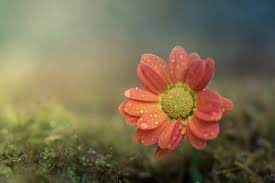
#> input picture Task-5/test.jpg, 275 x 183 px
$ jupyter execute DNA.ipynb
#> lines starting #> are read from the running program, lines starting #| are printed output that depends on the picture
[cell 1]
import click
from PIL import Image
from matplotlib import pyplot as plt
import matplotlib.image as mpimg
import numpy as np
import math
import cv2
import numpy as np

[cell 2]
secret=Image.open('test.jpg')
#> secret is the input picture: PIL image 275x183 RGB; mean R, G, B 121.9, 108.7, 80.4
enc_secret=Image.open('test.jpg')

[cell 3]
print(secret.mode)
#| RGB
print(enc_secret.mode)
#| RGB

[cell 4]
row, col = secret.size
#> row = 275; col = 183
print(secret.size)
#| (275, 183)

[cell 5]
p1 = enc_secret.load()
img2=Image.new("RGB", (row, col), "black")
#> img2: PIL image 275x183 RGB; every value is 0
img3=Image.new("RGB", (row, col), "black")
p2=img2.load()
p3=img3.load()

[cell 6]
xs,x1,x2,x3,x4,x5,x6=[],[],[],[],[],[],[]

a=30
b = 10
c = 15.7
d = 5
e = 2.5
f = 4.45
g = 38.5
x1.append(1.2356)
x2.append(2.8905)
x3.append(0.89648)
x4.append(3.45797)
x5.append(0.45723)
x6.append(3.2579)

xs.append(1.2356)
xs.append(2.8905)
xs.append(0.89648)
xs.append(3.45797)
xs.append(0.45723)


x1.append((sum(xs)%1))
x2.append((x1[1]+x2[0])%1)
x3.append((x2[1]+x3[0])%1)
x4.append((x3[1]+x4[0])%1)
x5.append((x4[1]+x5[0])%1)

[cell 7]
con=pow(10,8)

[cell 8]
N =200+int((5*(sum(xs)-math.floor(sum(xs)))*con)%256)
N

[cell 9]
for i in range(2,N+2):
    x1.append(round((a*(x2[i-1] - x1[i-1]) + x2[i-1]*x3[i-1]*x4[i-1])%1,8))
    x2.append(round((b*(x1[i-1] + x2[i-1]) + x5[i-1] - x1[i-1]*x3[i-1]*x4[i-1])%1,8))
    x3.append(round((-c*x2[i-1] - d*x3[i-1] - e*x4[i-1] + x1[i-1]*x2[i-1]*x4[i-1])%1,8))
    x4.append(round((-f*x4[i-1] + x1[i-1]*x2[i-1]*x3[i-1])%1,8))
    x5.append(round((-g*(x1[i-1] + x2[i-1]))%1,8))

[cell 10]
k1,k2,k3,k4,k5=[],[],[],[],[]

k1.append(x1[-1])
k2.append(x2[-1])
k3.append(x3[-1])
k4.append(x4[-1])
k5.append(x5[-1])

for i in range(row*col):
        k1.append(round((a*(k2[i] - k1[i]) + k2[i]*k3[i]*k4[i])%1,8))
        k2.append(round((b*(k1[i] + k2[i]) + k5[i] - k1[i]*k3[i]*k4[i])%1,8))
        k3.append(round((-c*k2[i] - d*k3[i] - e*k4[i] + k1[i]*k2[i]*k4[i])%1,8))
        k4.append(round((-f*k4[i] + k1[i]*k2[i]*k3[i])%1,8))
        k5.append(round((-g*(k1[i] + k2[i]))%1,8))

[cell 11]
p1=enc_secret.load()

[cell 12]
for i in range(row):
    for j in range(col):
        i1=i+ int(((abs(k1[i*col+j])- math.floor(abs(k1[i*col+j])))*con)%(row-i))
        j1=j+ int(((abs(k2[i*col+j])- math.floor(abs(k2[i*col+j])))*con)%(col-j))
        #print(j1)

        #print(int(((abs(k1[i*col+j])- math.floor(abs(k1[i*col+j])))*con)%(row-i)))
        z=p1[i1,j1]
        p1[i1,j1]=p1[i,j]
        p1[i,j]=z

[cell 13]
plt.imshow(enc_secret)
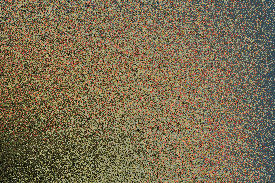
#> shown: shape (183, 275, 3); mean R, G, B 121.9, 108.7, 80.4

[cell 14]
for i in range(row):
    for j in range (col):
        k=int(((abs(k3[i*col+j]+k4[i*col+j]+k5[i*col+j])*con)%8))

        s1='{0:08b}'.format(p1[i,j][0])
        #print(s)
        if (k%2==0):
            s11=s1[0:k]
            s12=s1[k:8]
            s1=s12+s11
        else:
            s11=s1[0:8-k]
            s12=s1[8-k:8]
            s1=s12+s11

        ################################

        s2='{0:08b}'.format(p1[i,j][1])
        #print(s)
        if (k%2==0):
            s21=s2[0:k]
            s22=s2[k:8]
            s2=s22+s21
        else:
            s21=s2[0:8-k]
            s22=s2[8-k:8]
            s2=s22+s21

        ###################################

        s3='{0:08b}'.format(p1[i,j][2])
        #print(s)
        if (k%2==0):
            s31=s3[0:k]
            s32=s3[k:8]
            s3=s32+s31
        else:
            s31=s3[0:8-k]
            s32=s3[8-k:8]
            s3=s32+s31

        p1[i,j]=(int(s1,2),int(s2,2),int(s3,2))

[cell 15]
plt.imshow(enc_secret)
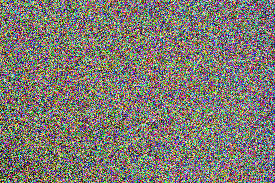
#> shown: shape (183, 275, 3); mean R, G, B 125.5, 121.7, 113.6

[cell 16]
xs,x1,x2,x3,x4,x5,x6=[],[],[],[],[],[],[]

a=30
b = 10
c = 15.7
d = 5
e = 2.5
f = 4.45
g = 38.5
x1.append(1.2356)
x2.append(2.8905)
x3.append(0.89648)
x4.append(3.45797)
x5.append(0.45723)
x6.append(3.2579)

xs.append(1.2356)
xs.append(2.8905)
xs.append(0.89648)
xs.append(3.45797)
xs.append(0.45723)
xs.append(3.2579)


x1.append((sum(xs)%1))
x2.append((x1[1]+x2[0])%1)
x3.append((x2[1]+x3[0])%1)
x4.append((x3[1]+x4[0])%1)
x5.append((x4[1]+x5[0])%1)

[cell 17]
N1 =200+int((5*(sum(xs)-math.floor(sum(xs)))*con)%256)
N1

[cell 18]
for i in range(2,N1+2):
    x1.append(round((a*(x2[i-1] - x1[i-1]) + x2[i-1]*x3[i-1]*x4[i-1])%1,8))
    x2.append(round((b*(x1[i-1] + x2[i-1]) + x5[i-1] - x1[i-1]*x3[i-1]*x4[i-1])%1,8))
    x3.append(round((-c*x2[i-1] - d*x3[i-1] - e*x4[i-1] + x1[i-1]*x2[i-1]*x4[i-1])%1,8))
    x4.append(round((-f*x4[i-1] + x1[i-1]*x2[i-1]*x3[i-1])%1,8))
    x5.append(round((-g*(x1[i-1] + x2[i-1]))%1,8))

[cell 19]
w1,w2,w3,w4,w5=[],[],[],[],[]

w1.append(x1[-1])
w2.append(x2[-1])
w3.append(x3[-1])
w4.append(x4[-1])
w5.append(x5[-1])

for i in range(1,row*col*4*3):
    w1.append(round((a*(w2[i-1] - w1[i-1]) + w2[i-1]*w3[i-1]*w4[i-1])%1,8))
    w2.append(round((b*(w1[i-1] + w2[i-1]) + w5[i-1] - w1[i-1]*w3[i-1]*w4[i-1])%1,8))
    w3.append(round((-c*w2[i-1] - d*w3[i-1] - e*w4[i-1] + w1[i-1]*w2[i-1]*w4[i-1])%1,8))
    w4.append(round((-f*w4[i-1] + w1[i-1]*w2[i-1]*w3[i-1])%1,8))
    w5.append(round((-g*(w1[i-1] + w2[i-1]))%1,8))

a1,a2,a3,a4,a5=[],[],[],[],[]

for i in range(4*row*col*3):
        a1.append(int(((abs(w1[i])-math.floor(abs(w1[i])))*con)%8))
        #a2.append(int(((abs(w2[i])-math.floor(abs(w2[i])))*con)%256))
        a2.append(int(((abs(w2[i])-math.floor(abs(w2[i])))*con)%256))
        a3.append(int(((abs(w3[i])-math.floor(abs(w3[i])))*con)%6))
        a4.append(int(((abs(w4[i])-math.floor(abs(w4[i])))*con)%4))

[cell 20]
### RULE TABLE
tab1=[['A','C','G','T'],['A','G','C','T'],['C','A','T','G'],['G','A','T','C'],['C','T','A','G'],['G','T','A','C'],
      ['T','C','G','A'],['T','G','C','A']]


### XOR TABLE

tab2=[['A','C','G','T'],['C','A','T','G'],['G','T','A','C'],['T','G','C','A']]

[cell 21]
c1=[]
d1=[]

count=-1
for i in range(row):
    for j in range(col):
        for k in range(3):
            count=count+1

            p=p1[i,j][k]
            u='{0:08b}'.format(p)
            #print(u)
            u1=u[0:2]
            u2=u[2:4]
            u3=u[4:6]
            u4=u[6:8]

            #print(i*col+j*3+k)

            for x in (u1,u2,u3,u4):

                if x=='00':
                    c1.append(tab1[a1[count]][0])
                if x=='01':
                    c1.append(tab1[a1[count]][1])
                if x=='10':
                    c1.append(tab1[a1[count]][2])
                if x=='11':
                    c1.append(tab1[a1[count]][3])

                #print(a1[count],h4[-1])

            a=a2[count]
            v='{0:08b}'.format(a)
            v1=v[0:2]
            v2=v[2:4]
            v3=v[4:6]
            v4=v[6:8]


            for x in (v1,v2,v3,v4):
                if x=='00':
                    d1.append(tab1[a1[count]][0])
                if x=='01':
                    d1.append(tab1[a1[count]][1])
                if x=='10':
                    d1.append(tab1[a1[count]][2])
                if x=='11':
                    d1.append(tab1[a1[count]][3])
#> after the loop, c1 = 603900 items; count = 150974; d1 = 603900 items


        ############################################################

[cell 22]
c11=[]
d11=[]

[cell 23]
for i in range(row*col*4*3):

    if c1[i]=='A':
        c11.append('0')
    if c1[i]=='C':
        c11.append('1')
    if c1[i]=='G':
        c11.append('2')
    if c1[i]=='T':
        c11.append('3')

    if d1[i]=='A':
        d11.append('0')
    if d1[i]=='C':
        d11.append('1')
    if d1[i]=='G':
        d11.append('2')
    if d1[i]=='T':
        d11.append('3')
#> after the loop, c11 = 603900 items; d11 = 603900 items

[cell 24]
f1=[]

for i in range(row*col*4*3):
    f1.append(tab2[int(c11[i])][int(d11[i])])
#> after the loop, f1 = 603900 items

[cell 25]
############### complimentary rule
tab3=[['A','T','C','G'],['A','T','G','C'],['A','C','T','G'],['A','C','G','T'],['A','G','T','C'],['A','G','C','T']]

[cell 26]
final=[]

for i in range(3*4*row*col):
    for j in range(4):
        if f1[i]==tab3[a3[i]][j]:
            break

    j=(j+a4[i])%4
    final.append(tab3[a3[i]][j])
#> after the loop, j = 1

[cell 27]
final2=[]

for i in range(row*col*3):
    for j in range(4):

        if a1[i]==0:
            if final[i*4+j]=='A':
                final2.append('00')
            if final[i*4+j]=='C':
                final2.append('01')
            if final[i*4+j]=='G':
                final2.append('10')
            if final[i*4+j]=='T':
                final2.append('11')

        if a1[i]==1:
            if final[i*4+j]=='A':
                final2.append('00')
            if final[i*4+j]=='G':
                final2.append('01')
            if final[i*4+j]=='C':
                final2.append('10')
            if final[i*4+j]=='T':
                final2.append('11')

        if a1[i]==2:
            if final[i*4+j]=='C':
                final2.append('00')
            if final[i*4+j]=='A':
                final2.append('01')
            if final[i*4+j]=='T':
                final2.append('10')
            if final[i*4+j]=='G':
                final2.append('11')

        if a1[i]==3:
            if final[i*4+j]=='G':
                final2.append('00')
            if final[i*4+j]=='A':
                final2.append('01')
            if final[i*4+j]=='T':
                final2.append('10')
            if final[i*4+j]=='C':
                final2.append('11')

        if a1[i]==4:
            if final[i*4+j]=='C':
                final2.append('00')
            if final[i*4+j]=='T':
                final2.append('01')
            if final[i*4+j]=='A':
                final2.append('10')
            if final[i*4+j]=='G':
                final2.append('11')

        if a1[i]==5:
            if final[i*4+j]=='G':
                final2.append('00')
            if final[i*4+j]=='T':
                final2.append('01')
            if final[i*4+j]=='A':
                final2.append('10')
            if final[i*4+j]=='C':
                final2.append('11')

        if a1[i]==6:
            if final[i*4+j]=='T':
                final2.append('00')
            if final[i*4+j]=='C':
                final2.append('01')
            if final[i*4+j]=='G':
                final2.append('10')
            if final[i*4+j]=='A':
                final2.append('11')

        if a1[i]==7:
            if final[i*4+j]=='T':
                final2.append('00')
            if final[i*4+j]=='G':
                final2.append('01')
            if final[i*4+j]=='C':
                final2.append('10')
            if final[i*4+j]=='A':
                final2.append('11')

[cell 28]
final3=[]

for i in range(row*col*3):
        final3.append(int((final2[4*i+0]+final2[4*i+1]+final2[4*i+2]+final2[4*i+3]),2))

[cell 29]
count=0
for i in range(row):
    for j in range(col):
        p2[i,j]=(final3[count],  final3[count+1], final3[count+2])
        count=count+3
#> after the loop, count = 150975

[cell 30]
plt.imshow(img2)
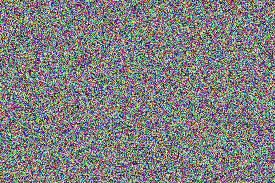
#> shown: shape (183, 275, 3); mean R, G, B 127, 127.3, 127.3

[cell 31]
plt.imsave('encrypted.jpg',img2)
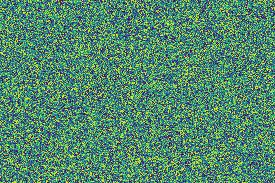
#> saved as encrypted.jpg: shape (183, 275, 3); mean R, G, B 82.9, 136.2, 109.5

[cell 32]
p2=img2.load()
h1=[]

count=-1
for i in range(row):
    for j in range(col):
        for k in range(3):
            count=count+1
            p=p2[i,j][k]
            u='{0:08b}'.format(p)
            u1=u[0:2]
            u2=u[2:4]
            u3=u[4:6]
            u4=u[6:8]

            #print(count,final[count])
            for x in (u1,u2,u3,u4):
                if x=='00':
                    h1.append(tab1[a1[count]][0])
                if x=='01':
                    h1.append(tab1[a1[count]][1])
                if x=='10':
                    h1.append(tab1[a1[count]][2])
                if x=='11':
                    h1.append(tab1[a1[count]][3])
#> after the loop, count = 150974; h1 = 603900 items

                #print(h1[-1])

[cell 33]
h2=[]

tab4=[['G','C','T','A'],['C','G','T','A'],['G','T','C','A'],['T','G','C','A'],['C','T','G','A'],['T','C','G','A']]

[cell 34]
for i in range(3*4*row*col):
    for j in range(4):
        if h1[i]==tab4[a3[i]][j]:
            break
    j=(j+a4[i])%4
    h2.append(tab4[a3[i]][j])
#> after the loop, j = 3

[cell 35]
h3=[]

for i in range(row*col*4*3):
    if h2[i]=='A':
        h3.append('0')
    if h2[i]=='C':
        h3.append('1')
    if h2[i]=='G':
        h3.append('2')
    if h2[i]=='T':
        h3.append('3')

[cell 36]
h4=[]

for i in range(row*col*4*3):
    h4.append(tab2[int(h3[i])][int(d11[i])])
#> after the loop, h4 = 603900 items

[cell 37]
h5=[]

for i in range(row*col*3):
    for j in range(4):

        if a1[i]==0:
            if h4[i*4+j]=='A':
                h5.append('00')
            if h4[i*4+j]=='C':
                h5.append('01')
            if h4[i*4+j]=='G':
                h5.append('10')
            if h4[i*4+j]=='T':
                h5.append('11')

        if a1[i]==1:
            if h4[i*4+j]=='A':
                h5.append('00')
            if h4[i*4+j]=='G':
                h5.append('01')
            if h4[i*4+j]=='C':
                h5.append('10')
            if h4[i*4+j]=='T':
                h5.append('11')

        if a1[i]==2:
            if h4[i*4+j]=='C':
                h5.append('00')
            if h4[i*4+j]=='A':
                h5.append('01')
            if h4[i*4+j]=='T':
                h5.append('10')
            if h4[i*4+j]=='G':
                h5.append('11')

        if a1[i]==3:
            if h4[i*4+j]=='G':
                h5.append('00')
            if h4[i*4+j]=='A':
                h5.append('01')
            if h4[i*4+j]=='T':
                h5.append('10')
            if h4[i*4+j]=='C':
                h5.append('11')

        if a1[i]==4:
            if h4[i*4+j]=='C':
                h5.append('00')
            if h4[i*4+j]=='T':
                h5.append('01')
            if h4[i*4+j]=='A':
                h5.append('10')
            if h4[i*4+j]=='G':
                h5.append('11')

        if a1[i]==5:
            if h4[i*4+j]=='G':
                h5.append('00')
            if h4[i*4+j]=='T':
                h5.append('01')
            if h4[i*4+j]=='A':
                h5.append('10')
            if h4[i*4+j]=='C':
                h5.append('11')

        if a1[i]==6:
            if h4[i*4+j]=='T':
                h5.append('00')
            if h4[i*4+j]=='C':
                h5.append('01')
            if h4[i*4+j]=='G':
                h5.append('10')
            if h4[i*4+j]=='A':
                h5.append('11')

        if a1[i]==7:
            if h4[i*4+j]=='T':
                h5.append('00')
            if h4[i*4+j]=='G':
                h5.append('01')
            if h4[i*4+j]=='C':
                h5.append('10')
            if h4[i*4+j]=='A':
                h5.append('11')

[cell 38]
h6=[]
for i in range(row*col*3):
        h6.append(int((h5[4*i+0]+h5[4*i+1]+h5[4*i+2]+h5[4*i+3]),2))
       # print(h6[i],)

count=0
for i in range(row):
    for j in range(col):
        p3[i,j]=(h6[count], h6[count+1], h6[count+2])
        count=count+3
#> after the loop, count = 150975
        #print(p3[i,j],p1[i,j])

[cell 39]
plt.imshow(img3)

[cell 40]
img4=Image.new("RGB",(row,col),"black")
img5=Image.new("RGB",(row,col),"black")
p4=img4.load()
p5=img5.load()

[cell 41]
for i in range(row):
    for j in range(col):
        v=int(((abs(k3[i*col+j]+k4[i*col+j]+k5[i*col+j])*con)%8))
        #v=int(((abs(k3[i*col+j])-math.floor(abs(k3[i*col+j])))*con)%8)
        #print(k)
        v1=v
        s1='{0:08b}'.format(p3[i,j][0])
        if (v%2==0):
            s11=s1[0:8-v1]
            s12=s1[8-v1:8]
            s1=s12+s11
            #print("hi")
        else:
            s11=s1[0:v1]
            s12=s1[v1:8]
            s1=s12+s11

        #####################################

        v1=v
        s2='{0:08b}'.format(p3[i,j][1])
        if (v%2==0):
            s21=s2[0:8-v1]
            s22=s2[8-v1:8]
            s2=s22+s21
            #print("hi")
        else:
            s21=s2[0:v1]
            s22=s2[v1:8]
            s2=s22+s21

        #########################################

        v1=v
        s3='{0:08b}'.format(p3[i,j][2])
        if (v%2==0):
            s31=s3[0:8-v1]
            s32=s3[8-v1:8]
            s3=s32+s31
            #print("hi")
        else:
            s31=s3[0:v1]
            s32=s3[v1:8]
            s3=s32+s31

       ##########################################
            #print("hi")
        p4[i,j]=(int(s1,2),int(s2,2),int(s3,2))

[cell 42]
plt.imshow(img4)

[cell 43]
for i in reversed(range(0,row)):
    for j in reversed(range(0,col)):
        i1=i+int(((abs(k1[i*col+j])- math.floor(abs(k1[i*col+j])))*con)%(row-i))
        j1=j+int(((abs(k2[i*col+j])- math.floor(abs(k2[i*col+j])))*con)%(col-j))
        z=p4[i1,j1]
        p4[i1,j1]=p4[i,j]
        p4[i,j]=z

[cell 44]
plt.imshow(img4)

[cell 45]
plt.imsave('decrypted.jpg',img4)
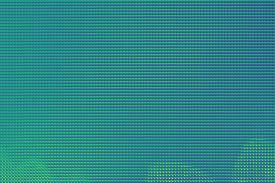
#> saved as decrypted.jpg: shape (183, 275, 3); mean R, G, B 44.4, 134.3, 135.3
